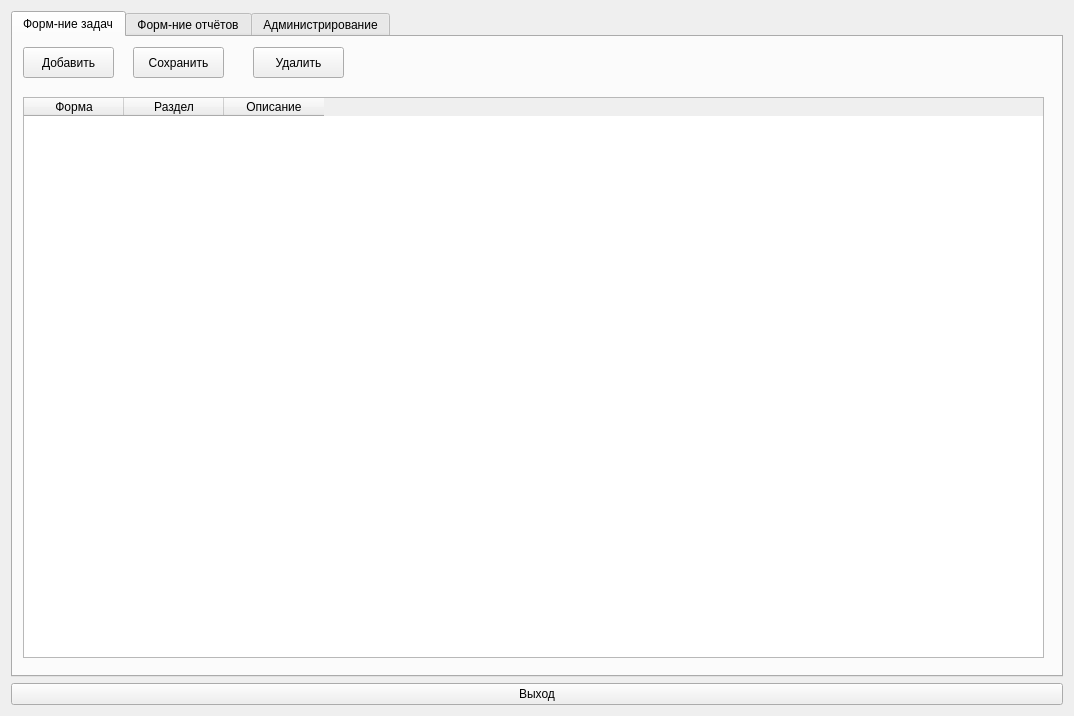
<?xml version="1.0" encoding="UTF-8"?>
<ui version="4.0">
 <class>Form</class>
 <widget class="QWidget" name="Form">
  <property name="geometry">
   <rect>
    <x>0</x>
    <y>0</y>
    <width>1074</width>
    <height>716</height>
   </rect>
  </property>
  <property name="windowTitle">
   <string>Form</string>
  </property>
  <layout class="QVBoxLayout" name="verticalLayout_2">
   <item>
    <layout class="QVBoxLayout" name="verticalLayout">
     <item>
      <layout class="QHBoxLayout" name="horizontalLayout">
       <item>
        <widget class="QTabWidget" name="tab01">
         <property name="currentIndex">
          <number>0</number>
         </property>
         <widget class="QWidget" name="tab_01">
          <attribute name="title">
           <string>Форм-ние задач</string>
          </attribute>
          <widget class="QTableWidget" name="tableWidget">
           <property name="geometry">
            <rect>
             <x>10</x>
             <y>60</y>
             <width>1021</width>
             <height>561</height>
            </rect>
           </property>
           <property name="contextMenuPolicy">
            <enum>Qt::PreventContextMenu</enum>
           </property>
           <column>
            <property name="text">
             <string>Форма</string>
            </property>
           </column>
           <column>
            <property name="text">
             <string>Раздел</string>
            </property>
           </column>
           <column>
            <property name="text">
             <string>Описание</string>
            </property>
           </column>
          </widget>
          <widget class="QPushButton" name="pushButton_2">
           <property name="geometry">
            <rect>
             <x>10</x>
             <y>10</y>
             <width>91</width>
             <height>31</height>
            </rect>
           </property>
           <property name="text">
            <string>Добавить</string>
           </property>
          </widget>
          <widget class="QPushButton" name="pushButton_3">
           <property name="geometry">
            <rect>
             <x>120</x>
             <y>10</y>
             <width>91</width>
             <height>31</height>
            </rect>
           </property>
           <property name="text">
            <string>Сохранить</string>
           </property>
          </widget>
          <widget class="QPushButton" name="pushButton_4">
           <property name="geometry">
            <rect>
             <x>240</x>
             <y>10</y>
             <width>91</width>
             <height>31</height>
            </rect>
           </property>
           <property name="text">
            <string>Удалить</string>
           </property>
          </widget>
         </widget>
         <widget class="QWidget" name="tab_02">
          <attribute name="title">
           <string>Форм-ние отчётов</string>
          </attribute>
          <widget class="QTabWidget" name="tabWidget_2">
           <property name="geometry">
            <rect>
             <x>0</x>
             <y>0</y>
             <width>1051</width>
             <height>601</height>
            </rect>
           </property>
           <property name="currentIndex">
            <number>0</number>
           </property>
           <widget class="QWidget" name="tab_21">
            <attribute name="title">
             <string>Формирование</string>
            </attribute>
           </widget>
           <widget class="QWidget" name="tab_22">
            <attribute name="title">
             <string>Расчёт</string>
            </attribute>
           </widget>
           <widget class="QWidget" name="tab_23">
            <attribute name="title">
             <string>Обработка</string>
            </attribute>
           </widget>
           <widget class="QWidget" name="tab_24">
            <attribute name="title">
             <string>Печать</string>
            </attribute>
           </widget>
           <widget class="QWidget" name="tab_25">
            <attribute name="title">
             <string>Библиотека</string>
            </attribute>
           </widget>
          </widget>
         </widget>
         <widget class="QWidget" name="tab_03">
          <attribute name="title">
           <string>Администрирование</string>
          </attribute>
          <widget class="QTabWidget" name="tabWidget_3">
           <property name="geometry">
            <rect>
             <x>0</x>
             <y>0</y>
             <width>1051</width>
             <height>601</height>
            </rect>
           </property>
           <property name="currentIndex">
            <number>1</number>
           </property>
           <widget class="QWidget" name="tab_4">
            <attribute name="title">
             <string>Tab 1</string>
            </attribute>
           </widget>
           <widget class="QWidget" name="tab_6">
            <attribute name="title">
             <string>Tab 2</string>
            </attribute>
           </widget>
          </widget>
         </widget>
        </widget>
       </item>
      </layout>
     </item>
    </layout>
   </item>
   <item>
    <widget class="QPushButton" name="pushButton">
     <property name="text">
      <string>Выход</string>
     </property>
    </widget>
   </item>
  </layout>
 </widget>
 <resources/>
 <connections/>
</ui>
